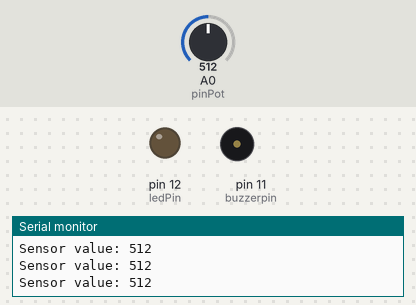
Recording of a sketch running on a simulated Arduino Uno, built with avr-gcc and run on an emulated ATmega328P. Parts: output pins drawn as LEDs (lit = HIGH), buzzer (waves = sounding), the last lines printed to the serial monitor. The test bench sets the inputs (shaded band); at power-on: A0 (pinPot) = 512.

Above: at 1.2 s.
1.3 s: A0 (pinPot) set to 585
2.8 s: A0 (pinPot) set to 613
At 3.1 s:
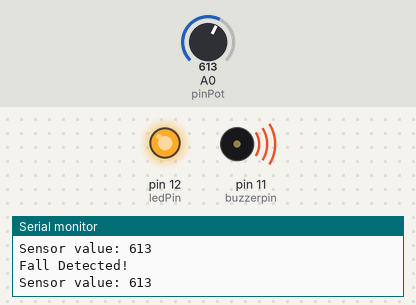
Timing chart, 0 to 5.8 s (numbered marks = the images above; inputs shaded):
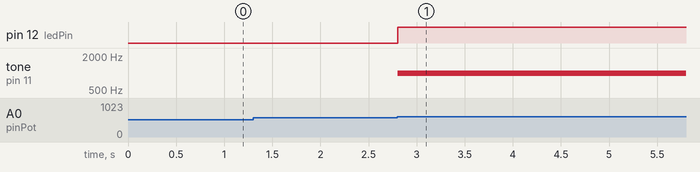

Measured:
- the behaviour switches between 600 and 601 on A0 (pinPot) (found by bisection; images 0 and 1)
- after the input at 2.8 s, pin 12 (ledPin): LOW → HIGH at once; tone on pin 11 (buzzerpin): silent → 1000 Hz at once

The sketch:

Main_code.ino
```cpp
// Basic Fall detection system
// pin definitions
const int pinPot = A0;
const int ledPin = 12;
const int buzzerpin = 11;

//Thershold
const int fallthreshold = 600;
bool falldetected = false;
unsigned long falltime = 0;
const unsigned long cooldown = 4500;

void setup() {
  pinMode(ledPin, OUTPUT);
  pinMode(buzzerpin, OUTPUT);
  Serial.begin(9600);
}

void loop() {
  int sensorValue = analogRead(pinPot);
  Serial.print("Sensor value: ");
  Serial.println(sensorValue);

  if (falldetected && millis() - falltime >= cooldown){
    falldetected = false;
    Serial.println("System Normal.");
    digitalWrite(ledPin, LOW);
    noTone(buzzerpin);;
  }

  if (sensorValue > fallthreshold && !falldetected){
    falldetected = true;
    falltime = millis();
    Serial.println("Fall Detected!");
    digitalWrite(ledPin, HIGH);
   tone(buzzerpin, 1000);
  }


  delay(200);


}
```
